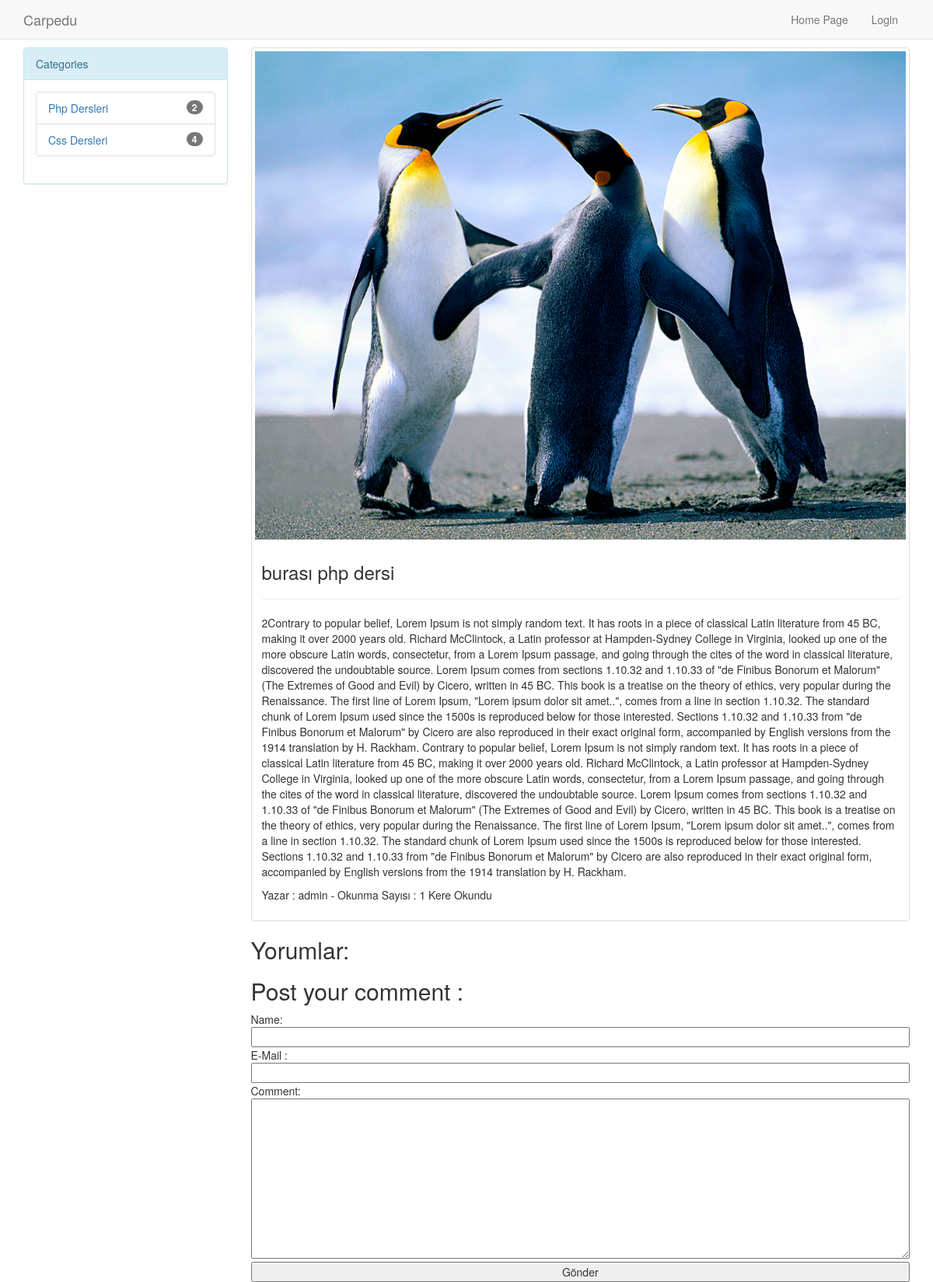
Screenshot of /detail/burasi-php-dersi/ with the database file from the repository.
### blog/models.py (models this page shows, shortened)
class Category(models.Model):
    categoryName = models.CharField(blank=False, max_length=120,verbose_name="Kategori Adı")
    categorySlug = models.SlugField(unique=True, blank=False)
    def get_absolute_url(self):
        return reverse('blog:category',kwargs={'slug': self.categorySlug})

class Post(models.Model):
    blank = True
    null = True
    title = models.CharField(max_length=120,verbose_name="Başlık",blank=False)
    content = models.TextField(blank=False,verbose_name="İçerik")
    date = models.DateTimeField(auto_now_add = True, verbose_name="Yayımlanma Tarihi")
    image = models.ImageField(blank=False)
    slug = models.SlugField(unique=True)
    category = models.ForeignKey(Category, on_delete=models.CASCADE, related_name="postcategory")
    user = models.ForeignKey(User)
    contentCount = models.IntegerField(blank=False,verbose_name="Haber Okundu Sayısı",default=0)

### blog/views.py (the view, shortened to what this page needs)
# urls.py: url(r'^detail/(?P<slug>[\w-]+)/$', detail_view, name="detail"),
def detail_view(request, slug):
    allCategories = Category.objects.all()
    post = get_object_or_404(Post,slug=slug)
    commentsAll = Comments.objects.filter(postInformation=post.id,commentsAllow=1).order_by('-id')
    commentForm = CommentForm(request.POST or None)
    post.contentCount = post.contentCount + 1
    post.save()
    context = {
        'post': post,
        'categories': allCategories,
        'commentsAll':commentsAll,
        'commentForm':commentForm,
    }
    return render(request, 'blog/detail.html', context)

### blog/forms.py
class CommentForm(forms.ModelForm):
    class Meta:
        model = Comments
        exclude = [
            'ip',
            'postInformation',
            'commentsAllow',
        ]

### templates/blog/detail.html (shortened to what this page needs)
{% extends 'base.html' %}
{%block body%}
<div class="col-md-9">
    <div class="thumbnail">
        <img src="{{MEDIA_URL}}{{post.image.url}}" alt="#">
        <div class="caption">
            <h3>{{post.title}}</h3>
            <hr>
            <p>
                {{post.content}}
            </p>
            <p>
                Yazar : {{post.user}} - Okunma Sayısı : {{post.contentCount}} Kere Okundu
            </p>
        </div>
    </div>
    <h2>Yorumlar:</h2>
    <form action="{%url 'blog:detail' slug=post.slug%}" method="post" id="commentFields">
        <h2>Post your comment :</h2>
        {% if not request.user.is_authenticated %}
        Name:
        {{ commentForm.nameSurname }}
        E-Mail :
        {{ commentForm.email }}
        {%else%}
           <input name="nameSurname" maxlength="100" required="" id="id_nameSurname" value="{{request.user.username}}" type="hidden">
           <input name="email" maxlength="100" required="" id="id_email" value="{{request.user.email}}" type="hidden">
        {% endif %}
        Comment:
        {{ commentForm.comments }}
        <input type="submit" value="Gönder">
    </form>
</div>
{%endblock%}

### templates/base.html (shortened to what this page needs)
<!doctype html>
<html lang="tr">
<head>
    {%block head%}
    {% load staticfiles %}
    <link rel="stylesheet" href="{% static 'css/bootstrap.min.css' %}">
    <link rel="stylesheet" href="{% static 'css/main.css' %}">
    {%endblock%}
</head>
<body>
<div class="container">
    <div class="row" style="margin-bottom:60px">
        <div class="col-md-12">
            <nav class="navbar navbar-default  navbar-fixed-top">
                <div class="container">
                    <div class="navbar-header">
                        <a class="navbar-brand" href="{%url 'blog:index'%}">Carpedu</a>
                    </div>
                    <div id="navbar" class="navbar-collapse collapse navbar-right">
                        <ul class="nav navbar-nav">
                            <li><a href="{% url 'blog:index' %}">Home Page</a></li>
                            {% if not request.user.is_authenticated %}
                             <li><a href="{% url 'blog:login' %}">Login</a></li>
                            {%else%}
                             <li><a href="{% url 'blog:add' %}">Add Article</a></li>
                             <li><a href="{% url 'blog:logout' %}">Logout</a></li>
                            {%endif%}
                        </ul>
                    </div>
                </div>
            </nav>
        </div>
    </div>
    <div class="row">
        {% block category %}
        <div class="col-md-3">
            <div class="panel panel-info">
                <div class="panel-heading">
                    Categories
                </div>
                <div class="panel-body">
                    <ul class="list-group">
                        {% for cat in categories %}
                        <li class="list-group-item">
                            <span class="badge">{{cat.postcategory.count}}</span>
                            <a href="{{cat.get_absolute_url}}">{{cat.categoryName}}</a>
                        </li>
                        {% endfor %}
                    </ul>
                </div>
            </div>
        </div>
        {%endblock%}
        {%block body%}
        {%endblock%}
    </div>
</div>
</body>
</html>

### static/css/main.css (style rules this page uses)
#commentFields input { width: 100%; }
#commentFields textarea { width:100%; }
#addPost textarea,select,input { width: 100%; }

### rows the page displays
Category: postcategory.count "2", categoryName "Php Dersleri"
Category: postcategory.count "4", categoryName "Css Dersleri"
Post: image (picture), title "burası php dersi", content "2Contrary to popular belief, Lorem Ipsum is not simply random text. It has roots in a piece of classical Latin literature from 45 BC, making it over 2000 years old. Richard McClintock, a Latin professor at Hampden-Sydney College in Virginia, looked up one of the more obscure Latin words, consectetur, from a Lorem Ipsum passage, and going through the cites of the word in classical literature, discovered the undoubtable source. Lorem Ipsum comes from sections 1.10.32 and 1.10.33 of \"de Finibus Bonorum et Malorum\" (The Extremes of Good and Evil) by Cicero, written in 45 BC. This book is a treatise on the theory of ethics, very popular during the Renaissance. The first line of Lorem Ipsum,…", user "admin", contentCount "1"
